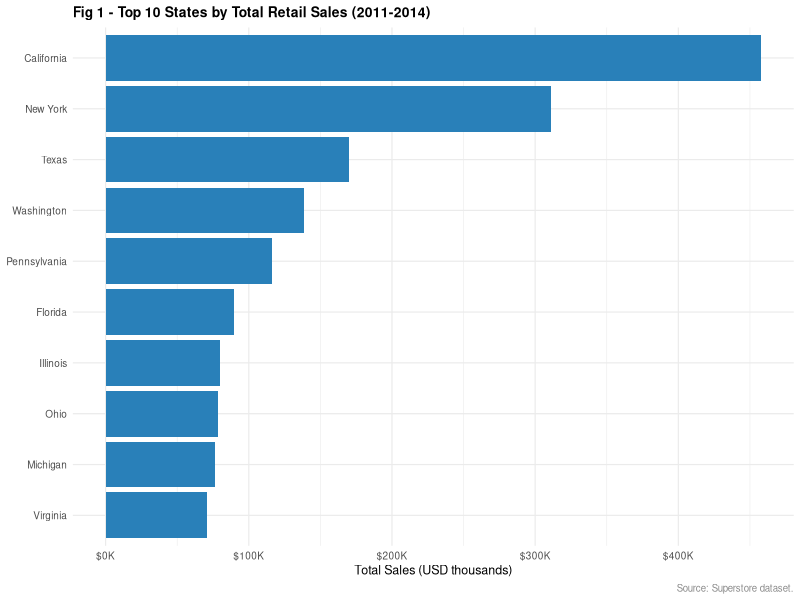
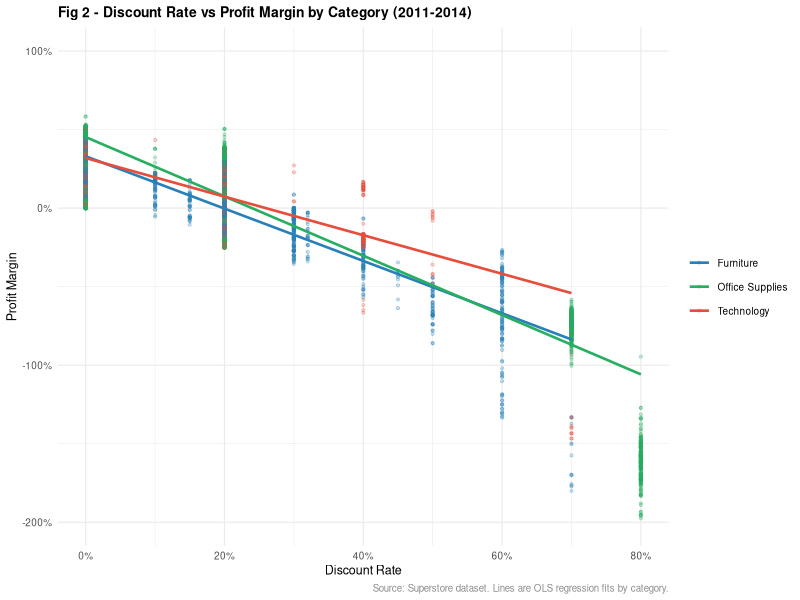
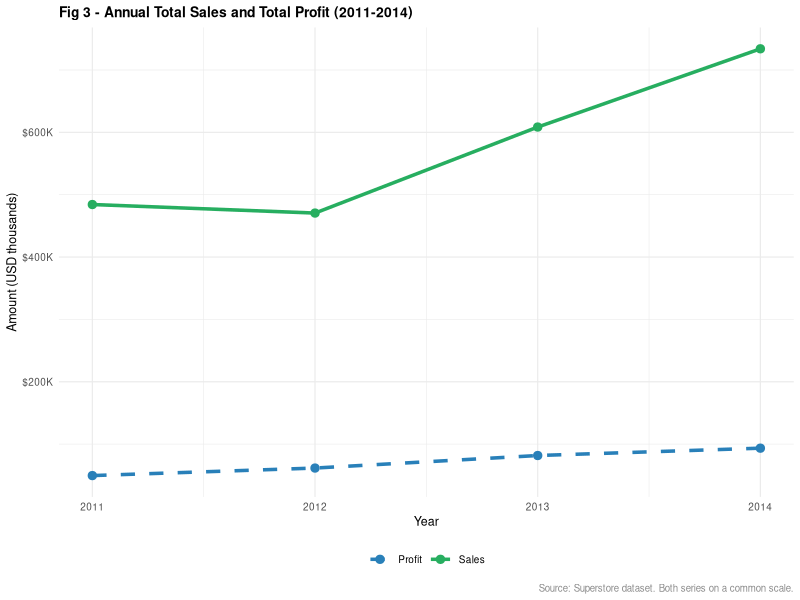
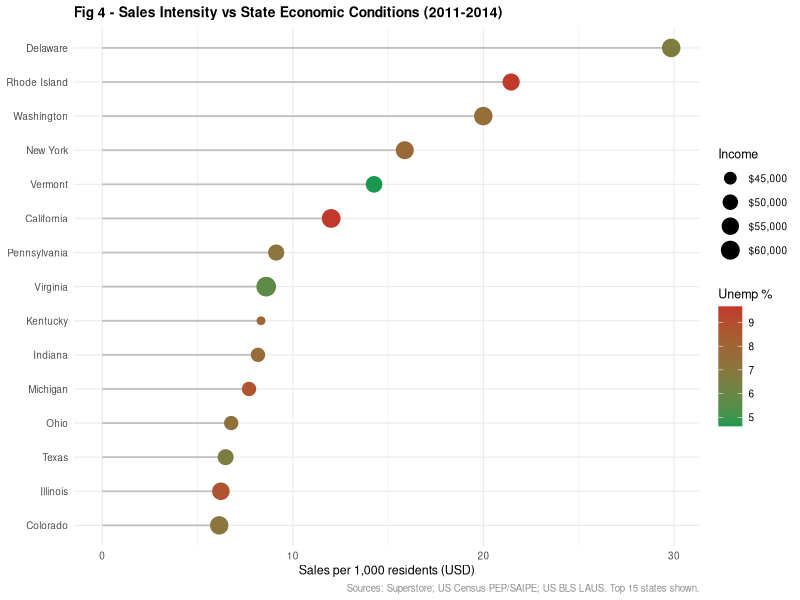
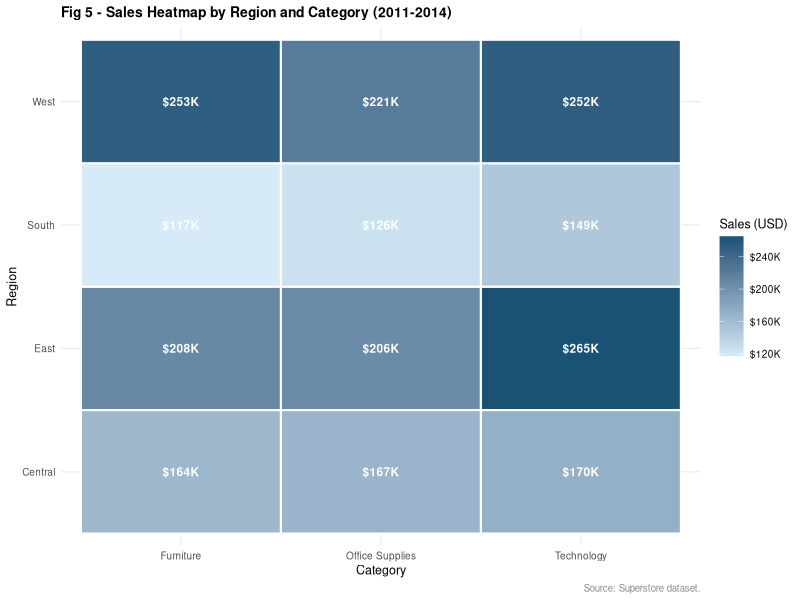

Write the R code that produced these figures, in order.
## ---- chunk 1
library(ggplot2); library(dplyr); library(scales); library(knitr)
ss   <- read.csv("../data/superstore_us_clean.csv", stringsAsFactors=FALSE)
ss$Order.Date <- as.Date(ss$Order.Date)
ss$Year       <- as.integer(format(ss$Order.Date, "%Y"))
pop  <- read.csv("../data/population_by_state.csv", stringsAsFactors=FALSE)
inc  <- read.csv("../data/income_by_state.csv",     stringsAsFactors=FALSE)
unemp<- read.csv("../data/unemployment_by_state.csv", stringsAsFactors=FALSE)
# External series are State+Year (2011-2014); collapse to one per-state mean over
# the analysis window, then join to the state retail aggregates on State.
econ_profile <- pop %>%
  left_join(inc,   by=c("State","Year")) %>%
  left_join(unemp, by=c("State","Year")) %>%
  group_by(State) %>%
  summarise(Population=mean(Population),
            Median_Household_Income=mean(Median_Household_Income),
            Unemployment_Rate=mean(Unemployment_Rate), .groups="drop")
econ <- ss %>% group_by(State) %>%
  summarise(Total_Sales=sum(Sales), Total_Profit=sum(Profit),
            Profit_Margin=sum(Profit)/sum(Sales), .groups="drop") %>%
  left_join(econ_profile, by="State") %>%
  mutate(Sales_per_capita = Total_Sales / Population)
th <- theme_minimal(base_size=9) +
  theme(plot.title=element_text(face="bold",size=10),
        plot.caption=element_text(size=7,colour="grey55"))
## ---- chunk 2
prov <- data.frame(
  Dataset=c("Resident population by state","Median household income by state","State unemployment rate"),
  Source=c("US Census Bureau (PEP)","US Census Bureau (SAIPE)","US BLS (LAUS)"),
  Years=c("2011-2014","2011-2014","2011-2014"),
  Unit=c("Persons","USD (current)","% labour force"),
  `Join Key`=c("State + Year","State + Year","State + Year"),
  Justification=c(
    "Market-size denominator: lets sales be read per 1,000 residents, not only in absolute terms.",
    "Proxies household purchasing power against which sales and margins can be assessed.",
    "Captures post-recession economic stress during 2011-2014 for comparison with margins."
  ), check.names=FALSE)
kable(prov, caption="External datasets, period-matched to 2011-2014 and joined on State and Year.", booktabs=TRUE)
## ---- chunk 3
top10 <- ss %>% group_by(State) %>% summarise(S=sum(Sales),.groups="drop") %>%
  arrange(desc(S)) %>% slice_head(n=10)
ggplot(top10,aes(reorder(State,S),S))+geom_col(fill="#2980b9")+coord_flip()+
  scale_y_continuous(labels=dollar_format(scale=1e-3,suffix="K"))+
  labs(title="Fig 1 - Top 10 States by Total Retail Sales (2011-2014)",
       x=NULL,y="Total Sales (USD thousands)",caption="Source: Superstore dataset.")+th
## ---- chunk 4
ggplot(ss,aes(Discount,Profit_Margin,colour=Category))+
  geom_point(alpha=0.25,size=0.8)+geom_smooth(method="lm",se=FALSE,linewidth=0.9)+
  scale_x_continuous(labels=percent_format())+
  scale_y_continuous(labels=percent_format(),limits=c(-2,1))+
  scale_colour_manual(values=c("#2980b9","#27ae60","#e74c3c"))+
  labs(title="Fig 2 - Discount Rate vs Profit Margin by Category (2011-2014)",
       x="Discount Rate",y="Profit Margin",colour=NULL,
       caption="Source: Superstore dataset. Lines are OLS regression fits by category.")+th
## ---- chunk 5
tr <- ss %>% group_by(Year) %>%
  summarise(Sales=sum(Sales),Profit=sum(Profit),.groups="drop")
ggplot(tr,aes(Year))+
  geom_line(aes(y=Sales, colour="Sales"), linewidth=1.2)+
  geom_point(aes(y=Sales,colour="Sales"),size=2.5)+
  geom_line(aes(y=Profit,colour="Profit"),linewidth=1.2,linetype="dashed")+
  geom_point(aes(y=Profit,colour="Profit"),size=2.5)+
  scale_colour_manual(values=c("Sales"="#27ae60","Profit"="#2980b9"))+
  scale_y_continuous(labels=dollar_format(scale=1e-3,suffix="K"))+
  scale_x_continuous(breaks=2011:2014)+
  labs(title="Fig 3 - Annual Total Sales and Total Profit (2011-2014)",
       x="Year",y="Amount (USD thousands)",colour=NULL,
       caption="Source: Superstore dataset. Both series on a common scale.")+
  th+theme(legend.position="bottom")
## ---- chunk 6
#| fig-height: 3.9
intensity <- econ %>% filter(!is.na(Population)) %>%
  arrange(desc(Sales_per_capita)) %>% slice_head(n=15)
intensity$State <- factor(intensity$State, levels=rev(intensity$State))
ggplot(intensity, aes(State, Sales_per_capita*1000))+
  geom_segment(aes(xend=State, y=0, yend=Sales_per_capita*1000),
               colour="grey75", linewidth=0.6)+
  geom_point(aes(colour=Unemployment_Rate, size=Median_Household_Income))+
  coord_flip()+
  scale_colour_gradient(low="#1a9850", high="#c0392b", name="Unemp %")+
  scale_size_continuous(range=c(2.3,6), labels=dollar_format(), name="Income")+
  labs(title="Fig 4 - Sales Intensity vs State Economic Conditions (2011-2014)",
       x=NULL, y="Sales per 1,000 residents (USD)",
       caption="Sources: Superstore; US Census PEP/SAIPE; US BLS LAUS. Top 15 states shown.")+
  th+theme(legend.position="right", legend.box="vertical")
## ---- chunk 7
hm <- ss %>% group_by(Region,Category) %>% summarise(S=sum(Sales),.groups="drop")
ggplot(hm,aes(Category,Region,fill=S))+geom_tile(colour="white",linewidth=0.7)+
  geom_text(aes(label=dollar(round(S/1e3),suffix="K")),
            colour="white",fontface="bold",size=3)+
  scale_fill_gradient(low="#d6eaf8",high="#1a5276",
                      labels=dollar_format(scale=1e-3,suffix="K"))+
  labs(title="Fig 5 - Sales Heatmap by Region and Category (2011-2014)",
       x="Category",y="Region",fill="Sales (USD)",
       caption="Source: Superstore dataset.")+th
